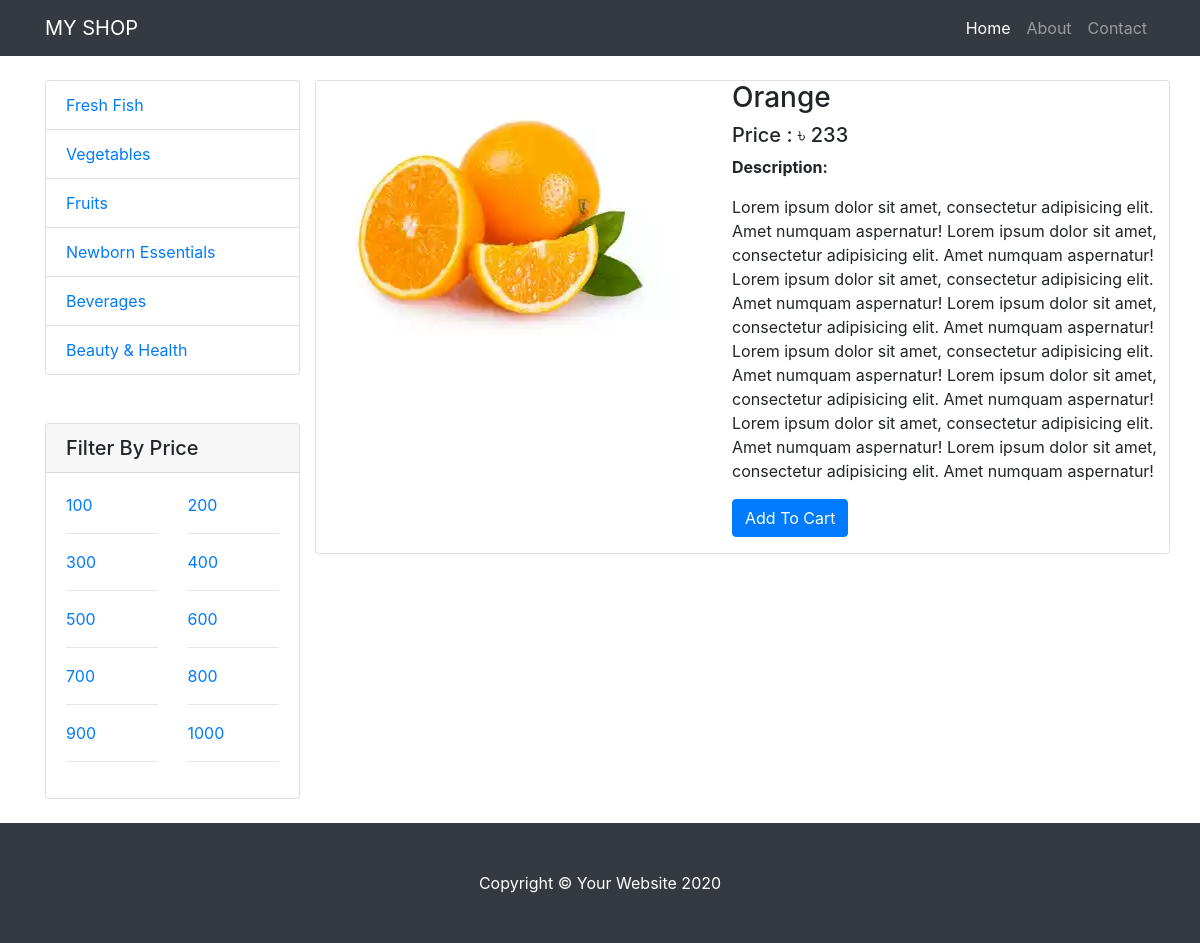
The app's page /product/2 with its own data.
### shop_app/models.py (models this page shows, shortened)
class Category(models.Model):
    name = models.CharField(max_length=128)
    create_date = models.DateTimeField(auto_now_add=True)

class ProductPriceRange(models.Model):
    price = models.IntegerField(default=0, null=True, blank=True)

class Product(models.Model):
    name = models.CharField(max_length=256)
    description = models.TextField()
    product_image = models.ImageField(blank=True, null=True, upload_to='shop')
    category = models.ForeignKey(Category, on_delete=models.SET_NULL, null=True, blank=True)
    author = models.ForeignKey(Author, on_delete=models.CASCADE)
    price = models.IntegerField(default=0, null=True, blank=True)
    create_date = models.DateTimeField(auto_now_add=True)
    update_date = models.DateTimeField(auto_now=True)

### shop_app/views.py (the view)
# urls.py: path('product/<int:pid>', product_dtl, name='product_dtl'),
def product_dtl(requests, pid):
    product = Product.objects.get(id=pid)
    context = {
        'product': product
    }
    return render(requests, 'shop_app/product_detail.html', context)

### shop_app/context_processors.py (called while the page is built)
def sidebar_category(requests):
    categories = Category.objects.all()
    context = {
        'categories': categories
    }
    return context

def sidebar_price_range(requests):
    all_price_range = ProductPriceRange.objects.all()
    context = {
        'price_ranges': all_price_range
    }
    return context

### shop_app/templates/shop_app/product_detail.html (shortened to what this page needs)
{% extends 'shop_app/base.html' %}
{% block content %}
<br>
<div class="card">
    <div class="media">
        <img src="{{product.product_image.url}}" class="mr-3" alt="...">
        <div class="media-body">
            <h3 class="mt-0">{{product.name}}</h3>
            <h5>Price : ৳ {{product.price}}</h5>
            <p><strong>Description:</strong></p>
            <p>{{product.description}}</p>
            <p><a href="#" class="btn btn-primary">Add To Cart</a></p>
        </div>
    </div>
</div>
<br>
{% endblock %}

### shop_app/templates/shop_app/sidebar.html
<br>
<div class="list-group">
  {% for category in categories %}
    <a href="{% url 'category_product' category.name %}" class="list-group-item">{{category.name}}</a>
  {% endfor %}
</div>
<br>
<div class="card my-4">
  <h5 class="card-header">Filter By Price</h5>
  <div class="card-body">
    <div class="row">
      {% for price_range in price_ranges %}
        <div class="col-lg-6">
          <ul class="list-unstyled mb-0">
            <li>
              <a href="{% url 'price_range' price_range.price %}">{{ price_range.price }}</a>
            </li>
            <hr>
          </ul>
        </div>
      {% endfor %}
    </div>
  </div>
</div>

### shop_app/static/css/shop-homepage.css (style rules this page uses)
body { padding-top: 56px; }

### records on screen
Category: name "Fresh Fish"
Category: name "Vegetables"
Category: name "Fruits"
Category: name "Newborn Essentials"
Category: name "Beverages"
Category: name "Beauty & Health"
ProductPriceRange: price "100"
ProductPriceRange: price "200"
ProductPriceRange: price "300"
ProductPriceRange: price "400"
ProductPriceRange: price "500"
ProductPriceRange: price "600"
ProductPriceRange: price "700"
ProductPriceRange: price "800"
ProductPriceRange: price "900"
ProductPriceRange: price "1000"
Product: product_image (picture), name "Orange", price "233", description "Lorem ipsum dolor sit amet, consectetur adipisicing elit. Amet numquam aspernatur! Lorem ipsum dolor sit amet, consectetur adipisicing elit. Amet numquam aspernatur! Lorem ipsum dolor sit amet, consectetur adipisicing elit. Amet numquam aspernatur! Lorem ipsum dolor sit amet, consectetur adipisicing elit. Amet numquam aspernatur! Lorem ipsum dolor sit amet, consectetur adipisicing elit. Amet numquam aspernatur! Lorem ipsum dolor sit amet, consectetur adipisicing elit. Amet numquam aspernatur! Lorem ipsum dolor sit amet, consectetur adipisicing elit. Amet numquam aspernatur! Lorem ipsum dolor sit amet, consectetur adipisicing elit. Amet numquam aspernatur!"
